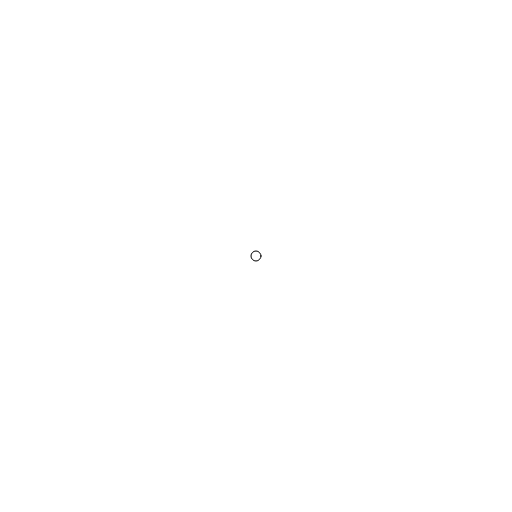
Frame 1 (no input)
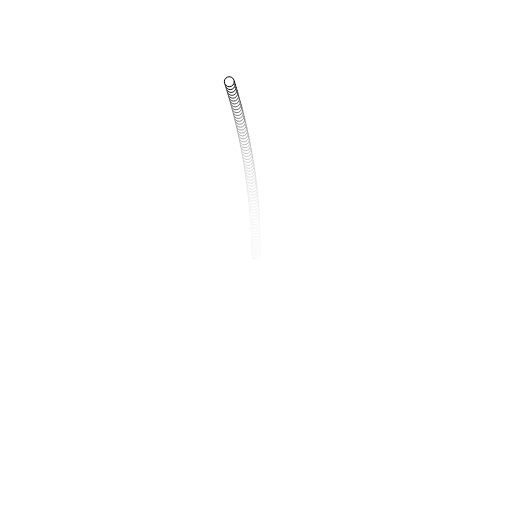
Frame 60 (no input)
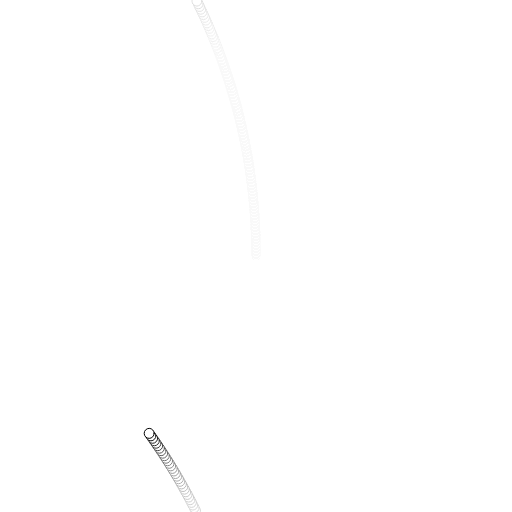
Frame 120 (the mouse pressed at the canvas centre since frame 60)

The p5.js sketch that drew these frames (run headless with seeded random() and noise() and a simulated clock; from frame 60 on, the mouse is pressed at the canvas centre):

// p5.js sketch
// ── sketch.js
let x = 256,
  y = 256,
  angle,
  stepSize = 3;

function setup() {
  createCanvas(512, 512);
  angleMode(DEGREES);
  angle = 270;
}

function draw() {
  background(245,16);

  circle(x, y, 10);
  // step once in the direction of the angle
  x = x + stepSize * cos(angle);
  y = y + stepSize * sin(angle);
  
  angle += random(-.3, -.3);
  
  x = (x+width) %width;
  y = (y+height) %height;
}
